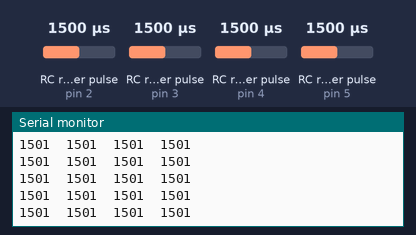
Bench run of a sketch on a simulated Arduino Uno, built with avr-gcc and run on an emulated ATmega328P. On the bench: the last lines printed to the serial monitor. Wiring (inferred from the names in the program): 4 × RC receiver channel: data pin 2 / data pin 3 / data pin 4 / data pin 5. The test bench sets the inputs (shaded band); at power-on: RC receiver pulse (sensors on pin 2, pin 3, pin 4, pin 5) 1500 µs.

Above: at 1.2 s.
1.3 s: RC receiver pulse (sensor on pin 2) set to 1020 µs
At 1.8 s:
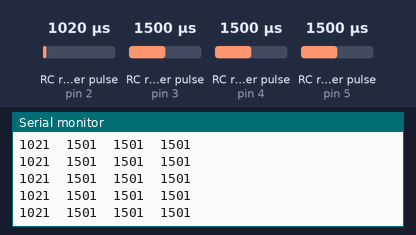
2.8 s: RC receiver pulse (sensor on pin 3) set to 1020 µs
At 3.6 s:
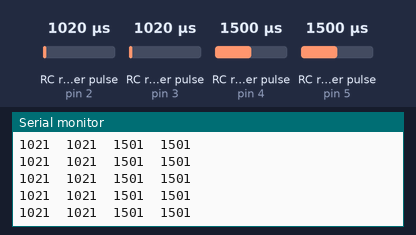
4.3 s: RC receiver pulse (sensor on pin 4) set to 1020 µs
At 4.9 s:
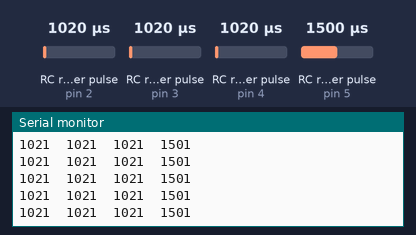
5.8 s: RC receiver pulse (sensor on pin 5) set to 1020 µs
At 6.3 s:
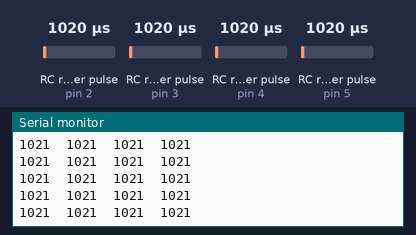
7.3 s: RC receiver pulse (sensor on pin 2) set to 1250 µs
At 7.8 s:
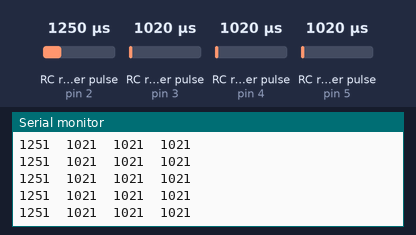
8.8 s: RC receiver pulse (sensor on pin 3) set to 1250 µs
At 9.4 s:
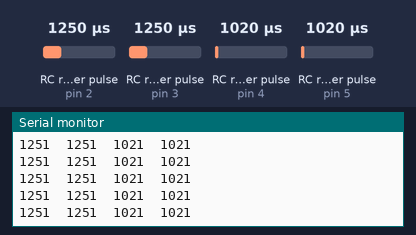
Timing chart, 0 to 11.3 s (numbered marks = the images above; inputs shaded):
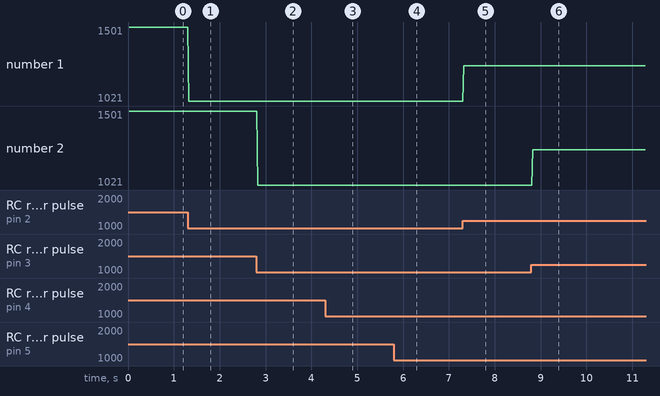

The sketch:

controllerTesting.ino
```cpp
//Receiver Channels
#define CH1PIN 2
#define CH2PIN 3
#define CH3PIN 4
#define CH4PIN 5

void setup() {
  // put your setup code here, to run once:
  Serial.begin(115200);

  pinMode(CH1PIN, INPUT);
  pinMode(CH2PIN, INPUT);
  pinMode(CH3PIN, INPUT);
  pinMode(CH4PIN, INPUT);
}

void loop() {
  // put your main code here, to run repeatedly:
  long ch1, ch2, ch3, ch4;
  ch1 = pulseIn(CH1PIN, HIGH); //altitude
  ch2 = pulseIn(CH2PIN, HIGH); //yaw
  ch3 = pulseIn(CH3PIN, HIGH); //pitch
  ch4 = pulseIn(CH4PIN, HIGH); //roll

  Serial.print(ch1);
  Serial.print("\t");
  Serial.print(ch2);
  Serial.print("\t");
  Serial.print(ch3);
  Serial.print("\t");
  Serial.println(ch4);
}
```

Measured:
- after the input at 1.3 s, the serial monitor: prints a new line at once (image 1)
- after the input at 2.8 s, the serial monitor: prints a new line at once (image 2)
- after the input at 4.3 s, the serial monitor: prints a new line at once (image 3)
- after the input at 5.8 s, the serial monitor: prints a new line at once (image 4)
- after the input at 7.3 s, the serial monitor: prints a new line at once (image 5)
- after the input at 8.8 s, the serial monitor: prints a new line at once (image 6)
- plotted number 1: 1501 → 1021 after the input at 1.3 s, 1021 → 1251 after the input at 7.3 s
